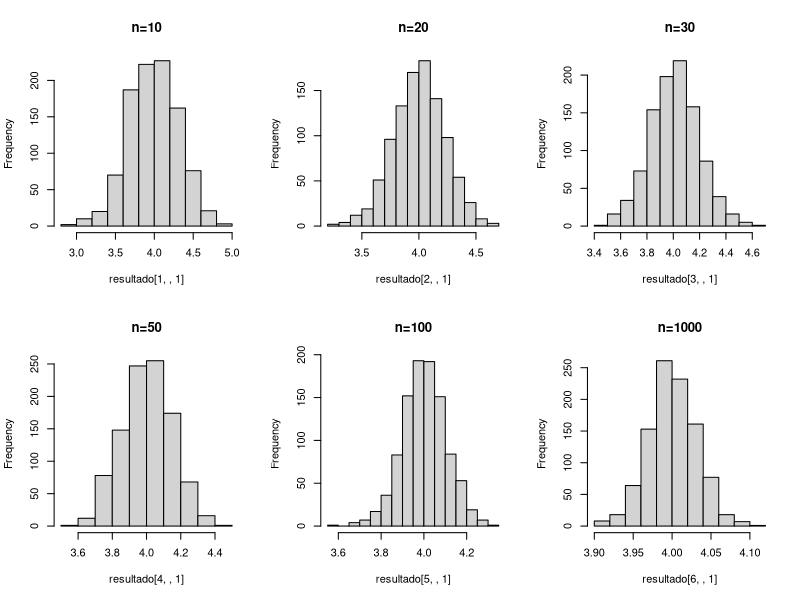

The R script that drew this image:
## ---- chunk 1
knitr::opts_chunk$set(echo = TRUE)
## ---- chunk 2
set.seed(2022)

n=20
m=1000
media=tmedia=numeric(m)
for(i in 1:m){
  x=sort(rnorm(n))
  tmedia[i]=sum(x[2:(n-1)])/(n-2)
  media[i]=mean(x)
}


## Para a média aparada 

eqm=mean(tmedia^2)

cat("O erro quadrático médio da média aparada é", eqm, "\n")

var_=sum((tmedia-mean(tmedia))^2)/m

cat("A variância da média aparada é", var_ , "\n")

vies=mean(tmedia)-0

cat("O viés da média aparada é ", vies, "\n")

cat("O viés ao quadrado da média aparada é ", vies^2, "\n")


## Para a média aritmética 

cat("A média das estimativas da média é ", mean(media), "\n")

eqm1=mean(media^2)

cat("O erro quadrático médio da média é", eqm1, "\n")

eqm12=sum((media-mean(media))^2)/m

cat("A variância da média é", eqm12 , "\n")


## ---- chunk 3
set.seed(2022)

x=rnorm(100,mean=4,sd=1)

cat("A estimativa de máxima verossimilhança de mu é ", mean(x), "\n")

n=length(x)

## função log-verossimilhança

log_vero=function(a){
mu=a[1]
aux=(-n/2)*log(2*pi)-(1/2)*sum((x-mu)^2)
return(-aux)  # o defult do optim minimiza 
}

# verificação da função definida 

log_vero(1)

par=0
emv=optim(par,log_vero,method="BFGS",hessian=T)

cat("A estimativa de máxima verossimilhança de mu utilizando o método iterativo é ", emv$par, "\n")
## ---- chunk 4
set.seed(2022)
n=c(10,20,30,50,100,1000)
resultado=array(NA, dim=c(6,1000,2))

log_vero=function(a,x){
mu=a[1]
n=length(x)
aux=(-n/2)*log(2*pi)-(1/2)*sum((x-mu)^2)
return(-aux)  # o defult do optim minimiza 
}
par=0

for(i in 1:6){
  for(j in 1:1000){
    x=rnorm(n[i],mean=4,sd=1)
    emv=optim(par,log_vero,x=x, method="BFGS",hessian=T)
    resultado[i,j,1]=emv$par
    resultado[i,j,2]=sqrt(solve(emv$hessian))
  }
}

# Análise para os diferentes valores de n

par(mfrow=c(2,3))

hist(resultado[1,,1], main="n=10")
par(new=F)
hist(resultado[2,,1], main="n=20")
par(new=F)
hist(resultado[3,,1], main="n=30")
par(new=F)
hist(resultado[4,,1], main="n=50")
par(new=F)
hist(resultado[5,,1], main="n=100")
par(new=F)
hist(resultado[6,,1], main="n=1000")

# Análise da média das estimativas 

mean(resultado[1,,1])
mean(resultado[2,,1])
mean(resultado[3,,1])
mean(resultado[4,,1])
mean(resultado[5,,1])
mean(resultado[6,,1])


# Análise da variância das estimativas 


var(resultado[1,,1])
var(resultado[2,,1])
var(resultado[3,,1])
var(resultado[4,,1])
var(resultado[5,,1])
var(resultado[6,,1])


# Análise do EQM

sum((resultado[1,,1]-mean(resultado[1,,1]))^2)/1000
sum((resultado[2,,1]-mean(resultado[2,,1]))^2)/1000
sum((resultado[3,,1]-mean(resultado[3,,1]))^2)/1000
sum((resultado[4,,1]-mean(resultado[4,,1]))^2)/1000
sum((resultado[5,,1]-mean(resultado[5,,1]))^2)/1000
sum((resultado[6,,1]-mean(resultado[6,,1]))^2)/1000

